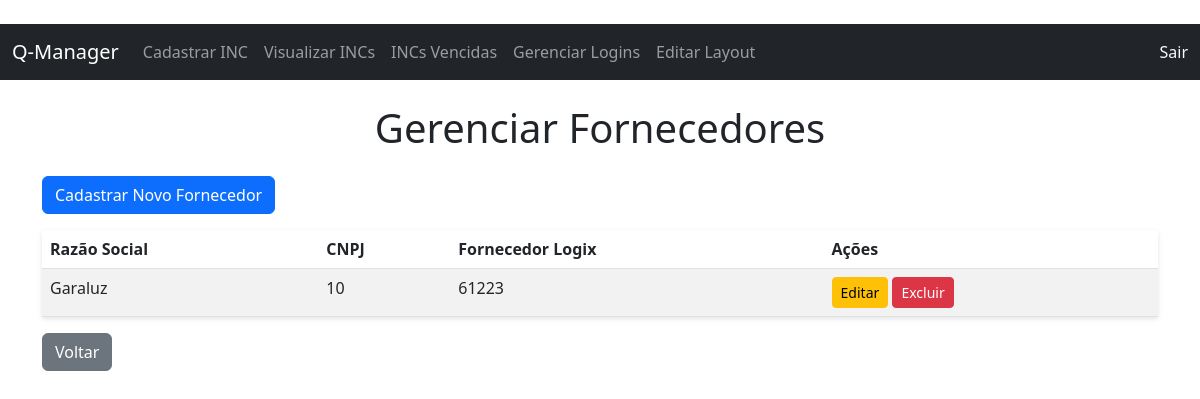
Page /gerenciar_fornecedores (signed in) on the earlier database version.
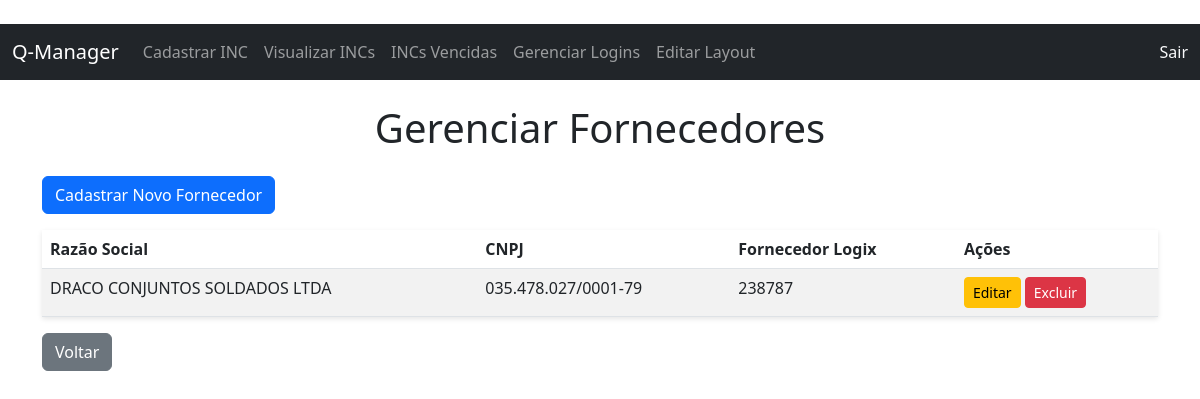
Same page on the later database version.
### tables this page shows
CREATE TABLE fornecedor (
	id INTEGER NOT NULL, 
	razao_social VARCHAR(100) NOT NULL, 
	cnpj VARCHAR(18) NOT NULL, 
	fornecedor_logix VARCHAR(100) NOT NULL, 
	PRIMARY KEY (id), 
	UNIQUE (cnpj)
);

### web_inc_manager/app.py (the view, shortened to what this page needs)
@app.route('/gerenciar_fornecedores', methods=['GET', 'POST'])
@login_required
def gerenciar_fornecedores():
    if not current_user.is_admin:
        flash('Acesso negado.')
        return redirect(url_for('main_menu'))
    fornecedores = Fornecedor.query.all()
    return render_template('gerenciar_fornecedores.html', fornecedores=fornecedores)

### web_inc_manager/app.py (called while the page is built)
@app.context_processor
def inject_settings():
    settings = {s.element: s for s in LayoutSetting.query.all()}
    return dict(settings=settings)

@login_manager.user_loader
def load_user(user_id):
    return User.query.get(int(user_id))

### web_inc_manager/templates/gerenciar_fornecedores.html (shortened to what this page needs)
{% extends "base.html" %}
{% block content %}
<h1 class="text-center mb-4">Gerenciar Fornecedores</h1>
<div class="mb-3">
    <a href="{{ url_for('cadastrar_fornecedor') }}" class="btn btn-primary">Cadastrar Novo Fornecedor</a>
</div>
<table class="table table-striped">
    <thead>
        <tr>
            <th>Razão Social</th>
            <th>CNPJ</th>
            <th>Fornecedor Logix</th>
            <th>Ações</th>
        </tr>
    </thead>
    <tbody>
        {% for fornecedor in fornecedores %}
        <tr>
            <td>{{ fornecedor.razao_social }}</td>
            <td>{{ fornecedor.cnpj }}</td>
            <td>{{ fornecedor.fornecedor_logix }}</td>
            <td>
                <button class="btn btn-warning btn-sm" data-bs-toggle="modal" data-bs-target="#editModal{{ fornecedor.id }}">Editar</button>
                <form action="{{ url_for('gerenciar_fornecedores') }}" method="POST" style="display:inline;">
                    <button type="submit" class="btn btn-danger btn-sm" onclick="return confirm('Tem certeza?');">Excluir</button>
                </form>
            </td>
        </tr>
        {% endfor %}
    </tbody>
</table>
<a href="{{ url_for('main_menu') }}" class="btn btn-secondary">Voltar</a>
{% endblock %}

Differences in the rows shown:
removed fornecedor: razao_social "Garaluz", cnpj "10", fornecedor_logix "61223"
added fornecedor: razao_social "DRACO CONJUNTOS SOLDADOS LTDA", cnpj "035.478.027/0001-79", fornecedor_logix "238787"
